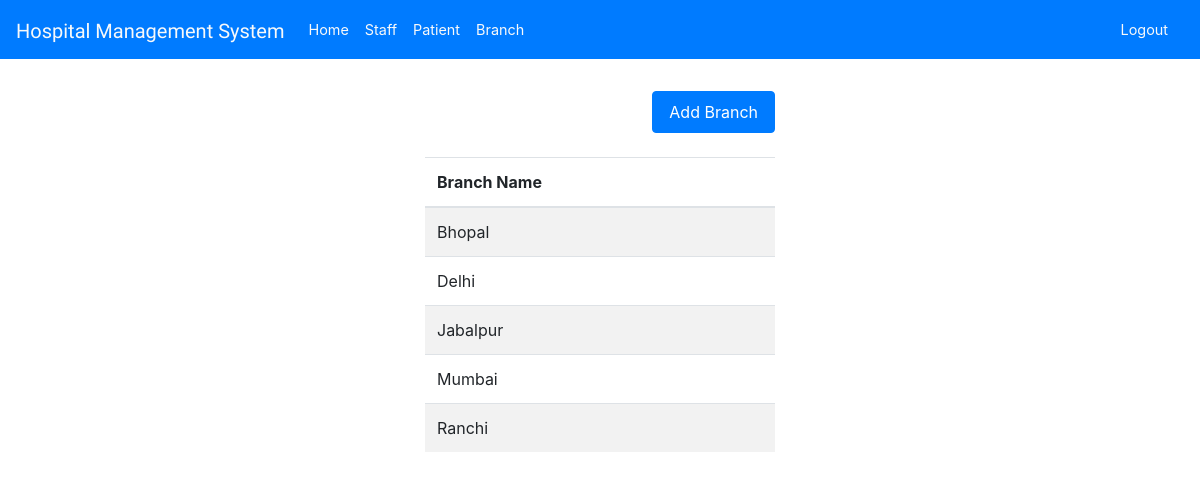
Page /branchList.php (signed in) on the committed database.
### tables this page shows
CREATE TABLE `branch` (
  `id` int(3) NOT NULL,
  `branch_name` varchar(50) DEFAULT NULL
);

### branchList.php (the view, shortened to what this page needs)
<!DOCTYPE html>
<html lang="en">
<head>
    <link rel="stylesheet" href="https://stackpath.bootstrapcdn.com/bootstrap/4.5.0/css/bootstrap.min.css">
    <link rel="stylesheet" type="text/css" href="./css/style.css">
</head>
<?php include './init/header.php'  ?>
    <div class="container mt-2">
        <div class="row">
            <div class="col-sm-4"></div>
            <div class="col-sm-4">
                <div class="float-right">
                    <a class="nav-link btn btn-primary mb-4 mt-4" href="addbranch.php">Add Branch</a>
                </div>
                <table class="table table-striped">
                    <thead>
                        <tr>
                            <th scope="col">Branch Name</th>
                        </tr>
                    </thead>
                    <tbody>
                    <?php
                        $con = mysqli_connect('localhost','root','','hospital_management');
                        $qry = "SELECT * FROM `branch`";
                        $result = $con->query($qry);
                        if ($result->num_rows > 0) {
                            while($row = $result->fetch_assoc()) {
                    ?>
                        <tr>
                            <td><?php echo $row["branch_name"];?></td>
                        </tr>
                    <?php
                            }
                        }
                    ?>
                    </tbody>
                </table>
            </div>
        </div>
<?php include './init/footer.php'  ?>

### css/style.css (style rules this page uses)
* { margin:0; padding: 0; box-sizing: border-box; }
a { display: block; text-align:left; text-decoration: none; color:#254AE4; font-size: 0.9rem; transition: .3s; }

### rows in the picture
branch: branch_name "Bhopal"
branch: branch_name "Delhi"
branch: branch_name "Jabalpur"
branch: branch_name "Mumbai"
branch: branch_name "Ranchi"
